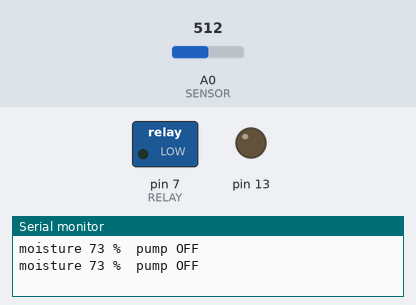
Bench run of a sketch on a simulated Arduino Uno, built with avr-gcc and run on an emulated ATmega328P. Shown: switched loads named in the sketch (green lamp = pin HIGH), output pins drawn as LEDs (lit = HIGH), the last lines printed to the serial monitor. The inputs (shaded band) are chosen by the test bench; at power-on: A0 (SENSOR) = 512.

Above: at 1.8 s.
1.9 s: A0 (SENSOR) set to 681
3.4 s: A0 (SENSOR) set to 704
At 5.2 s:
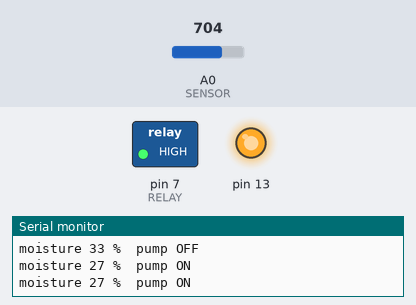
5.5 s: A0 (SENSOR) set to 639
7.2 s: A0 (SENSOR) set to 608
At 8.3 s:
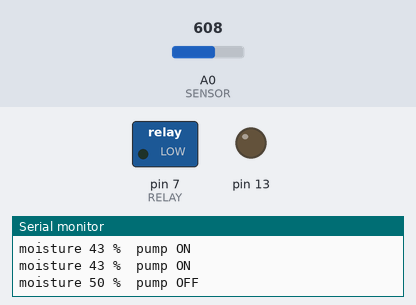
9.5 s: A0 (SENSOR) set to 716
At 11.1 s:
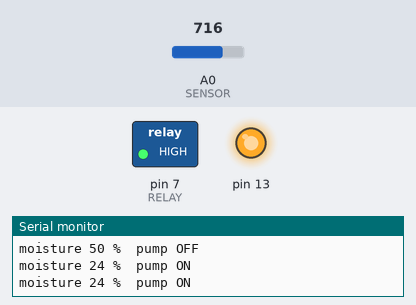
Timing chart, 0 to 12.5 s (numbered marks = the images above; inputs shaded):
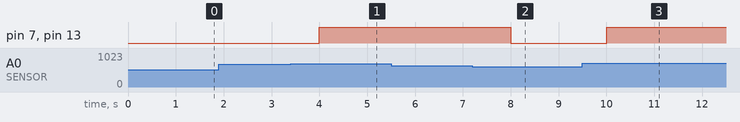

The sketch:

ch08_onoff_pump.ino
```cpp
// Rabat Tak - Vol.2 section 8-2: on-off control with hysteresis (automatic watering)
// Soil moisture sensor (analog) -> A0, relay module IN -> D7, LED on D13 shows pump state
// Pump ON when soil is drier than 30 %, OFF when wetter than 45 %
const int SENSOR = A0, RELAY = 7;
const int DRY = 820, WET = 400;          // raw readings in air (dry) and in water (wet): measure yours!
const int ON_BELOW = 30, OFF_ABOVE = 45; // percent, the gap is the hysteresis
bool pump = false;

void setup() {
  Serial.begin(9600);
  pinMode(RELAY, OUTPUT); pinMode(13, OUTPUT);
}

void loop() {
  int raw = analogRead(SENSOR);
  int moist = constrain(map(raw, DRY, WET, 0, 100), 0, 100);
  if (!pump && moist < ON_BELOW)  pump = true;    // too dry  -> switch ON
  if (pump  && moist > OFF_ABOVE) pump = false;   // wet enough -> switch OFF
  digitalWrite(RELAY, pump ? HIGH : LOW);         // some relay modules are active LOW
  digitalWrite(13, pump);
  Serial.print("moisture "); Serial.print(moist);
  Serial.println(pump ? " %  pump ON" : " %  pump OFF");
  delay(1000);                                    // slow process: once per second is enough
}
```

Measured:
- the behaviour switches between 694 and 695 on A0 (SENSOR) (found by bisection; images 0 and 1)
- the behaviour switches between 627 and 626 on A0 (SENSOR) (found by bisection; images 1 and 2)
- after the input at 3.4 s, pin 7 (RELAY), pin 13: LOW → HIGH after 0.60 s
- after the input at 7.2 s, pin 7 (RELAY), pin 13: HIGH → LOW after 0.81 s
- after the input at 9.5 s, pin 7 (RELAY), pin 13: LOW → HIGH after 0.51 s
